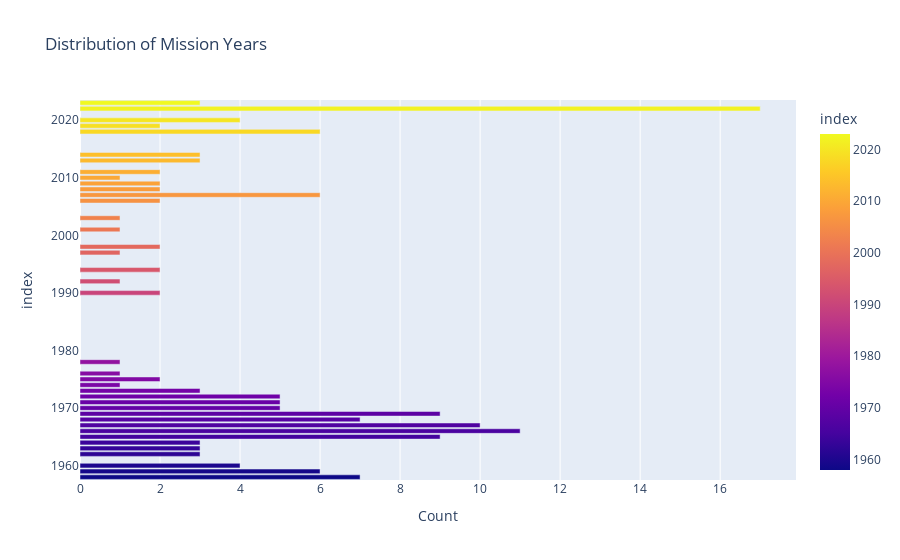

Write notebook code for a chart like this one.
### Code cell
Year=df['Year'].value_counts()
Year_distribution = df['Year'].value_counts()
fig_Year = px.bar(Year_distribution, y=Year_distribution.index, x=Year_distribution.values, 
                     labels={'y': 'Year', 'x': 'Count'}, title='Distribution of Mission Years',
                     color=Year_distribution.index,orientation='h')  
fig_Year.show()

### Figure 1 — Plotly figure (JSON) as saved in the notebook; plotly's stock layout.template omitted (floating-point values rounded to 4 significant figures)
{"data": [{"alignmentgroup": "True", "hovertemplate": "Count=%{x}<br>index=%{marker.color}<extra></extra>", "legendgroup": "", "marker": {"color": [2022, 1966, 1967, 1965, 1969, 1968, 1958, 2018, 1959, 2007, 1970, 1971, 1972, 2020, 1960, 2014, 2013, 2023, 1962, 1963, 1964, 1973, 2008, 1975, 2019, 2011, 2009, 1990, 2006, 1998, 1994, 1976, 2010, 2003, 1974, 2001, 1997, 1992, 1978], "coloraxis": "coloraxis", "pattern": {"shape": ""}}, "name": "", "offsetgroup": "", "orientation": "h", "showlegend": false, "textposition": "auto", "type": "bar", "x": [17, 11, 10, 9, 9, 7, 7, 6, 6, 6, 5, 5, 5, 4, 4, 3, 3, 3, 3, 3, 3, 3, 2, 2, 2, 2, 2, 2, 2, 2, 2, 1, 1, 1, 1, 1, 1, 1, 1], "xaxis": "x", "y": [2022, 1966, 1967, 1965, 1969, 1968, 1958, 2018, 1959, 2007, 1970, 1971, 1972, 2020, 1960, 2014, 2013, 2023, 1962, 1963, 1964, 1973, 2008, 1975, 2019, 2011, 2009, 1990, 2006, 1998, 1994, 1976, 2010, 2003, 1974, 2001, 1997, 1992, 1978], "yaxis": "y"}], "layout": {"barmode": "relative", "coloraxis": {"colorbar": {"title": {"text": "index"}}, "colorscale": [[0, "#0d0887"], [0.1111, "#46039f"], [0.2222, "#7201a8"], [0.3333, "#9c179e"], [0.4444, "#bd3786"], [0.5556, "#d8576b"], [0.6667, "#ed7953"], [0.7778, "#fb9f3a"], [0.8889, "#fdca26"], [1, "#f0f921"]]}, "legend": {"tracegroupgap": 0}, "title": {"text": "Distribution of Mission Years"}, "xaxis": {"anchor": "y", "domain": [0, 1], "title": {"text": "Count"}}, "yaxis": {"anchor": "x", "domain": [0, 1], "title": {"text": "index"}}}}
